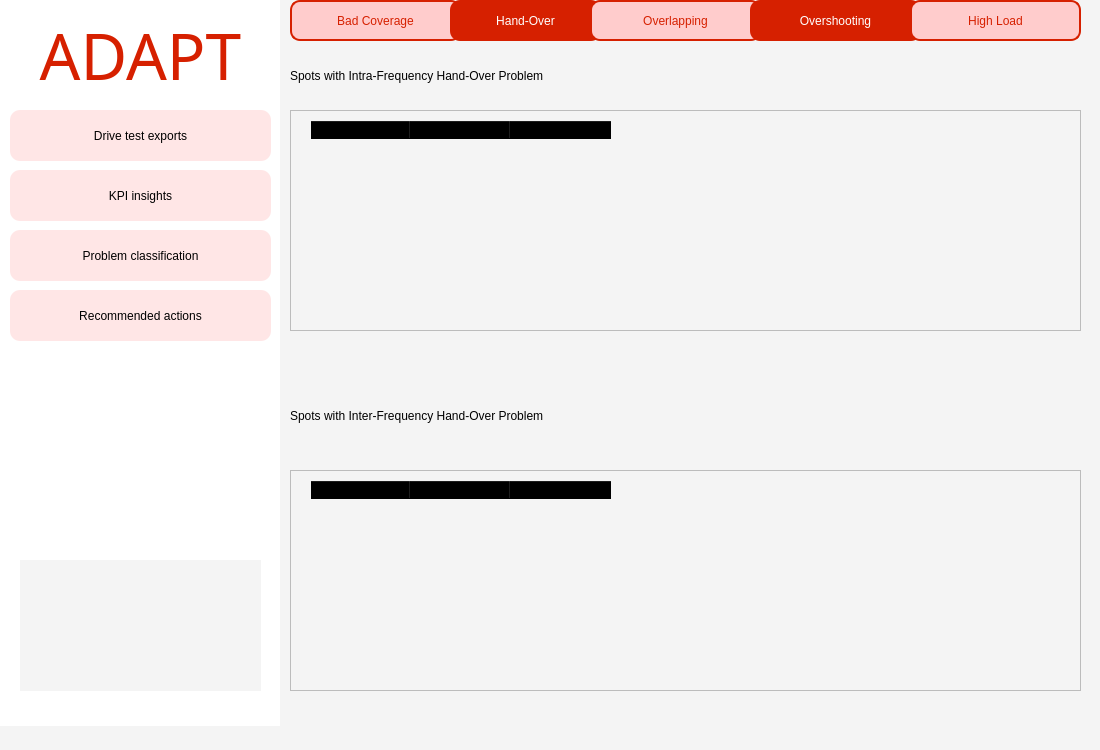
<?xml version="1.0" encoding="UTF-8"?>
<ui version="4.0">
 <class>MainWindow</class>
 <widget class="QMainWindow" name="MainWindow">
  <property name="geometry">
   <rect>
    <x>0</x>
    <y>0</y>
    <width>1100</width>
    <height>750</height>
   </rect>
  </property>
  <property name="windowTitle">
   <string>MainWindow</string>
  </property>
  <property name="styleSheet">
   <string notr="true">
background-color: rgb(244, 244, 244);</string>
  </property>
  <widget class="QWidget" name="centralwidget">
   <widget class="QLabel" name="label_2">
    <property name="geometry">
     <rect>
      <x>-1</x>
      <y>-5</y>
      <width>281</width>
      <height>731</height>
     </rect>
    </property>
    <property name="styleSheet">
     <string notr="true">background-color: rgb(255, 255, 255);</string>
    </property>
    <property name="text">
     <string/>
    </property>
   </widget>
   <widget class="QPushButton" name="exports_button">
    <property name="geometry">
     <rect>
      <x>10</x>
      <y>110</y>
      <width>261</width>
      <height>51</height>
     </rect>
    </property>
    <property name="styleSheet">
     <string notr="true">QPushButton {
    background-color: rgb(255, 230, 230); /* light faded red */
    font: 10pt &quot;Century Gothic&quot;;
    color: black;
    border-radius: 10px;
    border: none;
    padding: 6px 12px;
}

QPushButton:hover {
    background-color: rgb(250, 200, 200); /* slightly deeper red when hovering */
}

QPushButton:pressed {
    background-color: rgb(240, 180, 180); /* deeper red when pressed */
    padding-top: 8px;
    padding-bottom: 4px;
}
</string>
    </property>
    <property name="text">
     <string>Drive test exports</string>
    </property>
    <property name="icon">
     <iconset>
      <normaloff>../../../Downloads/file-export.png</normaloff>../../../Downloads/file-export.png</iconset>
    </property>
    <property name="checkable">
     <bool>false</bool>
    </property>
    <property name="flat">
     <bool>true</bool>
    </property>
   </widget>
   <widget class="QPushButton" name="insights_button">
    <property name="enabled">
     <bool>false</bool>
    </property>
    <property name="geometry">
     <rect>
      <x>10</x>
      <y>170</y>
      <width>261</width>
      <height>51</height>
     </rect>
    </property>
    <property name="styleSheet">
     <string notr="true">QPushButton {
    background-color: rgb(255, 230, 230); /* light faded red */
    font: 10pt &quot;Century Gothic&quot;;
    color: black;
    border-radius: 10px;
    border: none;
    padding: 6px 12px;
}

QPushButton:hover {
    background-color: rgb(250, 200, 200); /* slightly deeper red when hovering */
}

QPushButton:pressed {
    background-color: rgb(240, 180, 180); /* deeper red when pressed */
    padding-top: 8px;
    padding-bottom: 4px;
}
</string>
    </property>
    <property name="text">
     <string>KPI insights</string>
    </property>
    <property name="icon">
     <iconset>
      <normaloff>../../../Downloads/kpi-evaluation (1).png</normaloff>../../../Downloads/kpi-evaluation (1).png</iconset>
    </property>
    <property name="checkable">
     <bool>false</bool>
    </property>
    <property name="flat">
     <bool>true</bool>
    </property>
   </widget>
   <widget class="QPushButton" name="classification_button">
    <property name="geometry">
     <rect>
      <x>10</x>
      <y>230</y>
      <width>261</width>
      <height>51</height>
     </rect>
    </property>
    <property name="styleSheet">
     <string notr="true">QPushButton {
    background-color: rgb(255, 230, 230); /* light faded red */
    font: 10pt &quot;Century Gothic&quot;;
    color: black;
    border-radius: 10px;
    border: none;
    padding: 6px 12px;
}

QPushButton:hover {
    background-color: rgb(250, 200, 200); /* slightly deeper red when hovering */
}

QPushButton:pressed {
    background-color: rgb(240, 180, 180); /* deeper red when pressed */
    padding-top: 8px;
    padding-bottom: 4px;
}
</string>
    </property>
    <property name="text">
     <string>Problem classification</string>
    </property>
    <property name="icon">
     <iconset>
      <normaloff>../../../Downloads/problem-solving.png</normaloff>../../../Downloads/problem-solving.png</iconset>
    </property>
    <property name="checkable">
     <bool>false</bool>
    </property>
    <property name="flat">
     <bool>true</bool>
    </property>
   </widget>
   <widget class="QPushButton" name="actions_button">
    <property name="geometry">
     <rect>
      <x>10</x>
      <y>290</y>
      <width>261</width>
      <height>51</height>
     </rect>
    </property>
    <property name="styleSheet">
     <string notr="true">QPushButton {
    background-color: rgb(255, 230, 230); /* light faded red */
    font: 10pt &quot;Century Gothic&quot;;
    color: black;
    border-radius: 10px;
    border: none;
    padding: 6px 12px;
}

QPushButton:hover {
    background-color: rgb(250, 200, 200); /* slightly deeper red when hovering */
}

QPushButton:pressed {
    background-color: rgb(240, 180, 180); /* deeper red when pressed */
    padding-top: 8px;
    padding-bottom: 4px;
}
</string>
    </property>
    <property name="text">
     <string>Recommended actions</string>
    </property>
    <property name="icon">
     <iconset>
      <normaloff>../../../Downloads/decision-choice.png</normaloff>../../../Downloads/decision-choice.png</iconset>
    </property>
    <property name="checkable">
     <bool>false</bool>
    </property>
    <property name="flat">
     <bool>true</bool>
    </property>
   </widget>
   <widget class="QLabel" name="label_3">
    <property name="geometry">
     <rect>
      <x>290</x>
      <y>50</y>
      <width>631</width>
      <height>51</height>
     </rect>
    </property>
    <property name="styleSheet">
     <string notr="true">font: 75 16pt &quot;Century Gothic&quot;;
</string>
    </property>
    <property name="text">
     <string>Spots with Intra-Frequency Hand-Over Problem</string>
    </property>
   </widget>
   <widget class="QPushButton" name="bad_coverage_button">
    <property name="geometry">
     <rect>
      <x>290</x>
      <y>0</y>
      <width>171</width>
      <height>41</height>
     </rect>
    </property>
    <property name="styleSheet">
     <string notr="true">QPushButton {
    background-color: #FFCCCC;            /* Light red background */
    font: 75 11pt &quot;Century Gothic&quot;;
    color: rgb(214, 32, 0);               /* Deep red text to match border */
    border-radius: 10px;
    border: 2px solid rgb(214, 32, 0);    /* Red outline */
    padding: 5px 10px;
}

QPushButton:pressed {
    padding-top: 7px;
    padding-bottom: 3px;
    background-color: #FF9999;            /* Slightly darker red when pressed */
}

QPushButton:hover {
    background-color: #FFE5E5;            /* Lighter red on hover */
    border-color: rgb(230, 50, 20);       /* Slightly brighter red border */
}
</string>
    </property>
    <property name="text">
     <string>Bad Coverage</string>
    </property>
    <property name="default">
     <bool>false</bool>
    </property>
   </widget>
   <widget class="QPushButton" name="Handover_Button">
    <property name="geometry">
     <rect>
      <x>450</x>
      <y>0</y>
      <width>151</width>
      <height>41</height>
     </rect>
    </property>
    <property name="styleSheet">
     <string notr="true">QPushButton {
    background-color: rgb(214, 32, 0);
    font: 75 11pt &quot;Century Gothic&quot;;
    color: rgb(255, 255, 255);
    border-radius: 10px;
    border: none;
    padding: 5px 10px;
}

QPushButton:pressed {
    padding-top: 7px;
    padding-bottom: 3px;
}

QPushButton:hover {
    background-color: rgb(230, 50, 20);
}

</string>
    </property>
    <property name="text">
     <string>Hand-Over</string>
    </property>
    <property name="default">
     <bool>false</bool>
    </property>
   </widget>
   <widget class="QPushButton" name="Overlapping_button">
    <property name="geometry">
     <rect>
      <x>590</x>
      <y>0</y>
      <width>171</width>
      <height>41</height>
     </rect>
    </property>
    <property name="styleSheet">
     <string notr="true">QPushButton {
    background-color: #FFCCCC;            /* Light red background */
    font: 75 11pt &quot;Century Gothic&quot;;
    color: rgb(214, 32, 0);               /* Deep red text to match border */
    border-radius: 10px;
    border: 2px solid rgb(214, 32, 0);    /* Red outline */
    padding: 5px 10px;
}

QPushButton:pressed {
    padding-top: 7px;
    padding-bottom: 3px;
    background-color: #FF9999;            /* Slightly darker red when pressed */
}

QPushButton:hover {
    background-color: #FFE5E5;            /* Lighter red on hover */
    border-color: rgb(230, 50, 20);       /* Slightly brighter red border */
}
</string>
    </property>
    <property name="text">
     <string>Overlapping</string>
    </property>
    <property name="default">
     <bool>false</bool>
    </property>
   </widget>
   <widget class="QPushButton" name="OvershootingButton">
    <property name="geometry">
     <rect>
      <x>750</x>
      <y>0</y>
      <width>171</width>
      <height>41</height>
     </rect>
    </property>
    <property name="styleSheet">
     <string notr="true">QPushButton {
    background-color: rgb(214, 32, 0);
    font: 75 11pt &quot;Century Gothic&quot;;
    color: rgb(255, 255, 255);
    border-radius: 10px;
    border: none;
    padding: 5px 10px;
}

QPushButton:pressed {
    padding-top: 7px;
    padding-bottom: 3px;
}

QPushButton:hover {
    background-color: rgb(230, 50, 20);
}

</string>
    </property>
    <property name="text">
     <string>Overshooting</string>
    </property>
    <property name="default">
     <bool>false</bool>
    </property>
   </widget>
   <widget class="QPushButton" name="Highload_button">
    <property name="geometry">
     <rect>
      <x>910</x>
      <y>0</y>
      <width>171</width>
      <height>41</height>
     </rect>
    </property>
    <property name="styleSheet">
     <string notr="true">QPushButton {
    background-color: #FFCCCC;            /* Light red background */
    font: 75 11pt &quot;Century Gothic&quot;;
    color: rgb(214, 32, 0);               /* Deep red text to match border */
    border-radius: 10px;
    border: 2px solid rgb(214, 32, 0);    /* Red outline */
    padding: 5px 10px;
}

QPushButton:pressed {
    padding-top: 7px;
    padding-bottom: 3px;
    background-color: #FF9999;            /* Slightly darker red when pressed */
}

QPushButton:hover {
    background-color: #FFE5E5;            /* Lighter red on hover */
    border-color: rgb(230, 50, 20);       /* Slightly brighter red border */
}
</string>
    </property>
    <property name="text">
     <string>High Load</string>
    </property>
    <property name="default">
     <bool>false</bool>
    </property>
   </widget>
   <widget class="QWidget" name="verticalLayoutWidget">
    <property name="geometry">
     <rect>
      <x>290</x>
      <y>110</y>
      <width>791</width>
      <height>221</height>
     </rect>
    </property>
    <layout class="QVBoxLayout" name="verticalLayout_2">
     <item>
      <widget class="QScrollArea" name="scrollArea">
       <property name="widgetResizable">
        <bool>true</bool>
       </property>
       <widget class="QWidget" name="scrollAreaWidgetContents">
        <property name="geometry">
         <rect>
          <x>0</x>
          <y>0</y>
          <width>787</width>
          <height>217</height>
         </rect>
        </property>
        <property name="styleSheet">
         <string notr="true">/* Horizontal ScrollBar */
QScrollBar:horizontal {
    border: none;
    background: #f0f0f0;
    height: 12px;
    margin: 0px 0px 0px 0px;
}

QScrollBar::handle:horizontal {
    background: #e60000;
    min-width: 20px;
    border-radius: 6px;
}

QScrollBar::handle:horizontal:hover {
    background: #cc0000;
}

QScrollBar::add-line:horizontal,
QScrollBar::sub-line:horizontal {
    width: 0px;
    subcontrol-origin: margin;
}

QScrollBar::add-page:horizontal,
QScrollBar::sub-page:horizontal {
    background: none;
}

/* Vertical ScrollBar */
QScrollBar:vertical {
    border: none;
    background: #f0f0f0;
    width: 12px;
    margin: 0px 0px 0px 0px;
}

QScrollBar::handle:vertical {
    background: #e60000;
    min-height: 20px;
    border-radius: 6px;
}

QScrollBar::handle:vertical:hover {
    background: #cc0000;
}

QScrollBar::add-line:vertical,
QScrollBar::sub-line:vertical {
    height: 0px;
    subcontrol-origin: margin;
}

QScrollBar::add-page:vertical,
QScrollBar::sub-page:vertical {
    background: none;
}

/* Remove QFrame border (optional for scroll areas) */
QFrame {
    border: none;
    background: transparent;
}
</string>
        </property>
        <widget class="QWidget" name="HandOverListContainer" native="true">
         <property name="geometry">
          <rect>
           <x>10</x>
           <y>10</y>
           <width>771</width>
           <height>201</height>
          </rect>
         </property>
         <widget class="QTableWidget" name="IntraTable">
          <property name="geometry">
           <rect>
            <x>10</x>
            <y>0</y>
            <width>751</width>
            <height>191</height>
           </rect>
          </property>
          <attribute name="verticalHeaderShowSortIndicator" stdset="0">
           <bool>false</bool>
          </attribute>
          <column>
           <property name="text">
            <string>Spot_Area_Num </string>
           </property>
          </column>
          <column>
           <property name="text">
            <string>See Recommendations</string>
           </property>
          </column>
          <column>
           <property name="text">
            <string>See on Map</string>
           </property>
          </column>
         </widget>
        </widget>
       </widget>
      </widget>
     </item>
    </layout>
   </widget>
   <widget class="QWidget" name="verticalLayoutWidget_2">
    <property name="geometry">
     <rect>
      <x>290</x>
      <y>470</y>
      <width>791</width>
      <height>221</height>
     </rect>
    </property>
    <layout class="QVBoxLayout" name="verticalLayout_3">
     <item>
      <widget class="QScrollArea" name="scrollArea_2">
       <property name="widgetResizable">
        <bool>true</bool>
       </property>
       <widget class="QWidget" name="scrollAreaWidgetContents_2">
        <property name="geometry">
         <rect>
          <x>0</x>
          <y>0</y>
          <width>787</width>
          <height>217</height>
         </rect>
        </property>
        <property name="styleSheet">
         <string notr="true">/* Horizontal ScrollBar */
QScrollBar:horizontal {
    border: none;
    background: #f0f0f0;
    height: 12px;
    margin: 0px 0px 0px 0px;
}

QScrollBar::handle:horizontal {
    background: #e60000;
    min-width: 20px;
    border-radius: 6px;
}

QScrollBar::handle:horizontal:hover {
    background: #cc0000;
}

QScrollBar::add-line:horizontal,
QScrollBar::sub-line:horizontal {
    width: 0px;
    subcontrol-origin: margin;
}

QScrollBar::add-page:horizontal,
QScrollBar::sub-page:horizontal {
    background: none;
}

/* Vertical ScrollBar */
QScrollBar:vertical {
    border: none;
    background: #f0f0f0;
    width: 12px;
    margin: 0px 0px 0px 0px;
}

QScrollBar::handle:vertical {
    background: #e60000;
    min-height: 20px;
    border-radius: 6px;
}

QScrollBar::handle:vertical:hover {
    background: #cc0000;
}

QScrollBar::add-line:vertical,
QScrollBar::sub-line:vertical {
    height: 0px;
    subcontrol-origin: margin;
}

QScrollBar::add-page:vertical,
QScrollBar::sub-page:vertical {
    background: none;
}

/* Remove QFrame border (optional for scroll areas) */
QFrame {
    border: none;
    background: transparent;
}
</string>
        </property>
        <widget class="QWidget" name="HandOverListContainer_2" native="true">
         <property name="geometry">
          <rect>
           <x>10</x>
           <y>10</y>
           <width>771</width>
           <height>201</height>
          </rect>
         </property>
         <widget class="QTableWidget" name="InterTable">
          <property name="geometry">
           <rect>
            <x>10</x>
            <y>0</y>
            <width>751</width>
            <height>191</height>
           </rect>
          </property>
          <attribute name="verticalHeaderShowSortIndicator" stdset="0">
           <bool>false</bool>
          </attribute>
          <column>
           <property name="text">
            <string>Spot_Area_Num </string>
           </property>
          </column>
          <column>
           <property name="text">
            <string>See Recommendations</string>
           </property>
          </column>
          <column>
           <property name="text">
            <string>See on Map</string>
           </property>
          </column>
         </widget>
        </widget>
       </widget>
      </widget>
     </item>
    </layout>
   </widget>
   <widget class="QLabel" name="label_4">
    <property name="geometry">
     <rect>
      <x>290</x>
      <y>390</y>
      <width>631</width>
      <height>51</height>
     </rect>
    </property>
    <property name="styleSheet">
     <string notr="true">font: 75 16pt &quot;Century Gothic&quot;;
</string>
    </property>
    <property name="text">
     <string>Spots with Inter-Frequency Hand-Over Problem</string>
    </property>
   </widget>
   <widget class="QLabel" name="label_5">
    <property name="geometry">
     <rect>
      <x>20</x>
      <y>10</y>
      <width>241</width>
      <height>91</height>
     </rect>
    </property>
    <property name="font">
     <font>
      <family>Britannic Bold</family>
      <pointsize>34</pointsize>
      <weight>50</weight>
      <italic>false</italic>
      <bold>false</bold>
     </font>
    </property>
    <property name="styleSheet">
     <string notr="true">color:rgb(214, 32, 0);
font: 34pt &quot;Britannic Bold&quot;;
background-color: rgb(255, 255, 255);



</string>
    </property>
    <property name="text">
     <string>&lt;html&gt;&lt;head/&gt;&lt;body&gt;&lt;p align=&quot;center&quot;&gt;&lt;span style=&quot; font-size:48pt;&quot;&gt;ADAPT&lt;/span&gt;&lt;/p&gt;&lt;/body&gt;&lt;/html&gt;</string>
    </property>
   </widget>
   <widget class="QLabel" name="label_7">
    <property name="geometry">
     <rect>
      <x>20</x>
      <y>560</y>
      <width>241</width>
      <height>131</height>
     </rect>
    </property>
    <property name="frameShape">
     <enum>QFrame::NoFrame</enum>
    </property>
    <property name="frameShadow">
     <enum>QFrame::Plain</enum>
    </property>
    <property name="text">
     <string/>
    </property>
    <property name="pixmap">
     <pixmap>../Vodafone-Logo.png</pixmap>
    </property>
    <property name="scaledContents">
     <bool>true</bool>
    </property>
   </widget>
  </widget>
  <widget class="QMenuBar" name="menubar">
   <property name="geometry">
    <rect>
     <x>0</x>
     <y>0</y>
     <width>1100</width>
     <height>26</height>
    </rect>
   </property>
  </widget>
  <widget class="QStatusBar" name="statusbar"/>
 </widget>
 <resources/>
 <connections/>
</ui>
